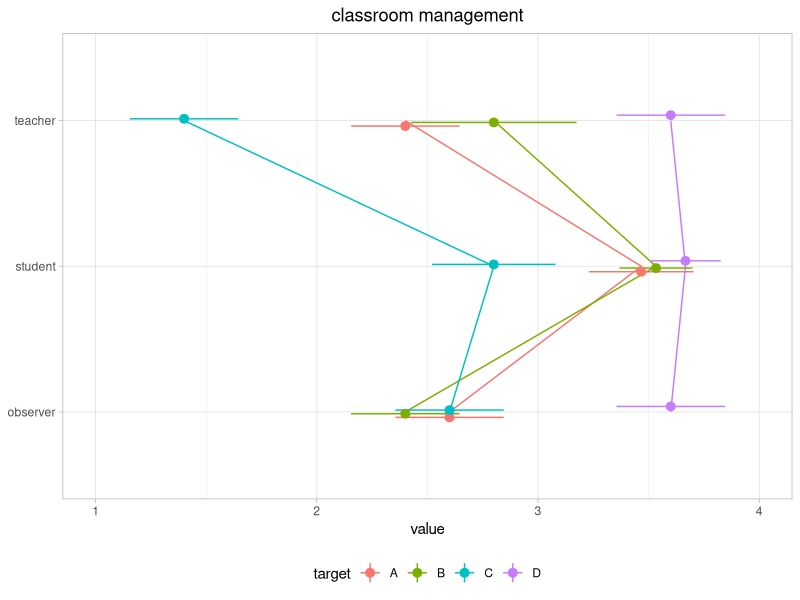

The R source for this figure: (Note: this script raises an error after producing the figure.)
## ---- chunk 1
knitr::opts_chunk$set(echo = TRUE)

### HOW TO PREPARE DATA IN EXCEL ###
# use filter to select only lines with an ID in it 
# (i.e. exclude all empty lines or lines with na, ?, x, etc)
# select all columns except the columns for comments
# copy/paste into a new spreadsheet
# click "save as" and choose file type "tab-delimited-text"
####################################

# load tab delimited text file into R; 
# file should be in a subfolder named "data" for the script to select it
raw.data<-read.table("./data/short_questionnaire_data_2001211.txt",sep="\t", header=T) 


# loading packages
# install.packages("stringr") # install stringr to use the filter() function with text data
library(stringr)

# if a package is not installed on the current machine, it will install it
if (!require(tidyverse)) install.packages('tidyverse'); library(tidyverse)

# suppress "summarize" info. 
# if this line is committed, each table using the summarize function will be accompanied with a warning from the console
options(dplyr.summarise.inform = FALSE)

### checking for missing values
apply(is.na(raw.data), 2, which)

# knock out NAs
raw.data <- raw.data  %>% filter(
  personID != "NA")


# view (raw.data)
# str(raw.data)

## ---- chunk 2

# counting male / female 
sex <- raw.data %>% filter(what == "head")

# # converting column "group" from character into numeric 
# raw.data <- raw.data %>%  mutate(group = as.numeric(as.character(group)))

# demographics, grouped by group, filtered by perspective (N, meanage, max, min age)
raw.data %>% # select data
  filter(perspective == "teacher") %>%
  group_by(group) %>%
  summarise(N = n_distinct(groupID),
            "male" = sum(sex),
            "mean age" = round(mean(age), 2),
            "min age" = min(age),
            "max age" = max(age)
            ) %>% 
  knitr::kable(digits = 2)

## ---- chunk 3

### classroom management session 1 

# filter by parameter variable, i.e. create a subset for each session
km1.data <- raw.data %>% filter(scale == "Klassenmanagement",
                               session == "1")

view (km1.data)

# value sometimes contained text before filtering, we have to convert the numbers to numeric
km1.data <- km1.data %>%  mutate(value = as.numeric(as.character(factor(value))))


# # create  mean, min, max, sd of classroom management
# meankm1 <- mean(km1.data$value)
# minkm1 <- min(km1.data$value)
# maxkm1 <- max(km1.data$value)
# sdkm1 <- sd(km1.data$value)
# Nkm1 <- km1.data %>% summarise(N = n_distinct(personID))
# mdkm1 <- median(km1.data$value)

## ---- chunk 4

km1.data %>% # select data
  group_by(target,perspective) %>%
  summarise(N = n_distinct(personID),
            "mean" = round(mean(value), 2),
            "min" = min(value),
            "max" = max(value),
            "sd" = sd(value),
            "median" = median(value)
            ) %>% 
  knitr::kable(digits = 2)

## ---- chunk 5

# to create error bars, we need to summarize the data in a separate data frame
km1.plot.sd <- km1.data %>%
  group_by(perspective, target, .drop=TRUE) %>%
  summarise(mean = mean(value), n = n(), sd = sd(value), se = sd/sqrt(n), )

# and here comes the long plot
km1.plot<-ggplot(data = km1.plot.sd,
                   aes(x = perspective, y = mean,
                       group = target, colour = target)) +
  geom_line()+
  geom_pointrange(position = position_dodge(0.1), aes(ymin = mean-se, ymax = mean+se))+
  theme_light() +
  ylim(1,4)+
  labs(data = km1.data, y = "value", x = NULL,
       title="classroom management" ,
       subtitle=NULL)+
  theme(legend.position="bottom",
        panel.spacing.x = ,
        plot.title = element_text(hjust = 0.5))+
  scale_x_discrete(labels = function(x) str_wrap(x, width = 55))+
  coord_flip()
km1.plot

## ---- chunk 6

### positive climate and motivation session 1 

# filter by parameter variable, i.e. create a subset for each session
lkm1.data <- raw.data %>% filter(scale == "Lernförderliches Klima und Motivierung",
                               session == "1")

view (lkm1.data)

# value sometimes contained text before filtering, we have to convert the numbers to numeric
lkm1.data <- lkm1.data %>%  mutate(value = as.numeric(as.character(factor(value))))


# # create  mean, min, max, sd of classroom management
# meankm1 <- mean(km1.data$value)
# minkm1 <- min(km1.data$value)
# maxkm1 <- max(km1.data$value)
# sdkm1 <- sd(km1.data$value)
# Nkm1 <- km1.data %>% summarise(N = n_distinct(personID))
# mdkm1 <- median(km1.data$value)

## ---- chunk 7

lkm1.data %>% # select data
  group_by(target,perspective) %>%
  summarise(N = n_distinct(personID),
            "mean" = round(mean(value), 2),
            "min" = min(value),
            "max" = max(value),
            "sd" = sd(value),
            "median" = median(value)
            ) %>% 
  knitr::kable(digits = 2)

## ---- chunk 8

# to create error bars, we need to summarize the data in a separate data frame
lkm1.plot.sd <- lkm1.data %>%
  group_by(perspective, target, .drop=TRUE) %>%
  summarise(mean = mean(value), n = n(), sd = sd(value), se = sd/sqrt(n), )

# and here comes the long plot
lkm1.plot<-ggplot(data = lkm1.plot.sd,
                   aes(x = perspective, y = mean,
                       group = target, colour = target)) +
  geom_line()+
  geom_pointrange(position = position_dodge(0.1), aes(ymin = mean-se, ymax = mean+se))+
  theme_light() +
  ylim(1,4)+
  labs(data = lkm1.data, y = "value", x = NULL,
       title="positive climate and motivation" ,
       subtitle=NULL)+
  theme(legend.position="bottom",
        panel.spacing.x = ,
        plot.title = element_text(hjust = 0.5))+
  scale_x_discrete(labels = function(x) str_wrap(x, width = 55))+
  coord_flip()
lkm1.plot
## ---- chunk 9
lkm1.boxplot <- ggplot() +
              geom_boxplot(data = lkm1.plot.sd, 
                           aes(x = perspective, y = mean), )+ 
  geom_line(data = lkm1.plot.sd, mapping = aes(x = perspective, y = mean)) + 
  geom_jitter(data = lkm1.plot.sd, aes(x = perspective, y = mean, colour = target), size = 2, width = 0.1) +
    scale_y_continuous(breaks = scales::pretty_breaks(n = 5), limits = c(0,4))+
  labs(x="perspective", y="value", title = "positive climate and motivation")+ 
  theme_classic()
lkm1.boxplot

## ---- chunk 10

### clarity and structuredness session 1 

# filter by parameter variable, i.e. create a subset for each session
ks1.data <- raw.data %>% filter(scale == "Klarheit und Strukturiertheit",
                               session == "1")

view (ks1.data)

# value sometimes contained text before filtering, we have to convert the numbers to numeric
ks1.data <- ks1.data %>%  mutate(value = as.numeric(as.character(factor(value))))


# # create  mean, min, max, sd of classroom management
# meankm1 <- mean(km1.data$value)
# minkm1 <- min(km1.data$value)
# maxkm1 <- max(km1.data$value)
# sdkm1 <- sd(km1.data$value)
# Nkm1 <- km1.data %>% summarise(N = n_distinct(personID))
# mdkm1 <- median(km1.data$value)

## ---- chunk 11

ks1.data %>% # select data
  group_by(target,perspective) %>%
  summarise(N = n_distinct(personID),
            "mean" = round(mean(value), 2),
            "min" = min(value),
            "max" = max(value),
            "sd" = sd(value),
            "median" = median(value)
            ) %>% 
  knitr::kable(digits = 2)

## ---- chunk 12

# to create error bars, we need to summarize the data in a separate data frame
ks1.plot.sd <- ks1.data %>%
  group_by(perspective, target, .drop=TRUE) %>%
  summarise(mean = mean(value), n = n(), sd = sd(value), se = sd/sqrt(n), )

# and here comes the long plot
ks1.plot<-ggplot(data = ks1.plot.sd,
                   aes(x = perspective, y = mean,
                       group = target, colour = target)) +
  geom_line()+
  geom_pointrange(position = position_dodge(0.1), aes(ymin = mean-se, ymax = mean+se))+
  theme_light() +
  ylim(1,4)+
  labs(data = ks1.data, y = "value", x = NULL,
       title="clarity and structuredness" ,
       subtitle=NULL)+
  theme(legend.position="bottom",
        panel.spacing.x = ,
        plot.title = element_text(hjust = 0.5))+
  scale_x_discrete(labels = function(x) str_wrap(x, width = 55))+
  coord_flip()
ks1.plot
## ---- chunk 13

### activation and support session 1 

# filter by parameter variable, i.e. create a subset for each session
af1.data <- raw.data %>% filter(scale == "Aktivierung und Förderung",
                               session == "1")

view (af1.data)

# value sometimes contained text before filtering, we have to convert the numbers to numeric
af1.data <- af1.data %>%  mutate(value = as.numeric(as.character(factor(value))))


# # create  mean, min, max, sd of classroom management
# meankm1 <- mean(km1.data$value)
# minkm1 <- min(km1.data$value)
# maxkm1 <- max(km1.data$value)
# sdkm1 <- sd(km1.data$value)
# Nkm1 <- km1.data %>% summarise(N = n_distinct(personID))
# mdkm1 <- median(km1.data$value)

## ---- chunk 14

af1.data %>% # select data
  group_by(target,perspective) %>%
  summarise(N = n_distinct(personID),
            "mean" = round(mean(value), 2),
            "min" = min(value),
            "max" = max(value),
            "sd" = sd(value),
            "median" = median(value)
            ) %>% 
  knitr::kable(digits = 2)

## ---- chunk 15

# to create error bars, we need to summarize the data in a separate data frame
af1.plot.sd <- af1.data %>%
  group_by(perspective, target, .drop=TRUE) %>%
  summarise(mean = mean(value), n = n(), sd = sd(value), se = sd/sqrt(n), )

# and here comes the long plot
af1.plot<-ggplot(data = af1.plot.sd,
                   aes(x = perspective, y = mean,
                       group = target, colour = target)) +
  geom_line()+
  geom_pointrange(position = position_dodge(0.1), aes(ymin = mean-se, ymax = mean+se))+
  theme_light() +
  ylim(1,4)+
  labs(data = af1.data, y = "value", x = NULL,
       title="activation and support" ,
       subtitle=NULL)+
  theme(legend.position="bottom",
        panel.spacing.x = ,
        plot.title = element_text(hjust = 0.5))+
  scale_x_discrete(labels = function(x) str_wrap(x, width = 55))+
  coord_flip()
af1.plot
## ---- chunk 16

### presence: posture and gaze session 1 

# filter by parameter variable, i.e. create a subset for each session
phb1.data <- raw.data %>% filter(scale == "Präsenz/Haltung_Blick",
                               session == "1")

view (phb1.data)

# value sometimes contained text before filtering, we have to convert the numbers to numeric
phb1.data <- phb1.data %>%  mutate(value = as.numeric(as.character(factor(value))))


# # create  mean, min, max, sd of classroom management
# meankm1 <- mean(km1.data$value)
# minkm1 <- min(km1.data$value)
# maxkm1 <- max(km1.data$value)
# sdkm1 <- sd(km1.data$value)
# Nkm1 <- km1.data %>% summarise(N = n_distinct(personID))
# mdkm1 <- median(km1.data$value)

## ---- chunk 17

phb1.data %>% # select data
  group_by(target,perspective) %>%
  summarise(N = n_distinct(personID),
            "mean" = round(mean(value), 2),
            "min" = min(value),
            "max" = max(value),
            "sd" = sd(value),
            "median" = median(value)
            ) %>% 
  knitr::kable(digits = 2)

## ---- chunk 18

# to create error bars, we need to summarize the data in a separate data frame
phb1.plot.sd <- phb1.data %>%
  group_by(perspective, target, .drop=TRUE) %>%
  summarise(mean = mean(value), n = n(), sd = sd(value), se = sd/sqrt(n), )

# and here comes the long plot
phb1.plot<-ggplot(data = phb1.plot.sd,
                   aes(x = perspective, y = mean,
                       group = target, colour = target)) +
  geom_line()+
  geom_pointrange(position = position_dodge(0.1), aes(ymin = mean-se, ymax = mean+se))+
  theme_light() +
  ylim(1,4)+
  labs(data = phb1.data, y = "value", x = NULL,
       title="presence: posture and gaze" ,
       subtitle=NULL)+
  theme(legend.position="bottom",
        panel.spacing.x = ,
        plot.title = element_text(hjust = 0.5))+
  scale_x_discrete(labels = function(x) str_wrap(x, width = 55))+
  coord_flip()
phb1.plot

## ---- chunk 19

### presence: voice session 1 

# filter by parameter variable, i.e. create a subset for each session
ps1.data <- raw.data %>% filter(scale == "Präsenz/Stimme",
                                session == "1")

# value sometimes contained text before filtering, we have to convert the numbers to numeric
ps1.data <- ps1.data %>%  mutate(value = as.numeric(as.character(factor(value))))

# # create  mean, min, max, sd of classroom management
# meankm1 <- mean(km1.data$value)
# minkm1 <- min(km1.data$value)
# maxkm1 <- max(km1.data$value)
# sdkm1 <- sd(km1.data$value)
# Nkm1 <- km1.data %>% summarise(N = n_distinct(personID))
# mdkm1 <- median(km1.data$value)

## ---- chunk 20
# 
# ps1.data %>% # select data
#   group_by(target,perspective) %>%
#   summarise(N = n_distinct(personID),
#             "mean" = round(mean(value), 2),
#             "min" = min(value),
#             "max" = max(value),
#             "sd" = sd(value),
#             "median" = median(value)
#             ) %>% 
#   knitr::kable(digits = 2)

## ---- chunk 21

# # to create error bars, we need to summarize the data in a separate data frame
# ps1.plot.sd <- ps1.data %>%
#   group_by(perspective, target, .drop=TRUE) %>%
#   summarise(mean = mean(value), n = n(), sd = sd(value), se = sd/sqrt(n), )
# 
# # and here comes the long plot
# ps1.plot<-ggplot(data = ps1.plot.sd,
#                    aes(x = perspective, y = mean,
#                        group = target, colour = target)) +
#   geom_line()+
#   geom_pointrange(position = position_dodge(0.1), aes(ymin = mean-se, ymax = mean+se))+
#   theme_light() +
#   ylim(1,4)+
#   labs(data = ps1.data, y = "value", x = NULL,
#        title="presence: voice" ,
#        subtitle=NULL)+
#   theme(legend.position="bottom",
#         panel.spacing.x = ,
#         plot.title = element_text(hjust = 0.5))+
#   scale_x_discrete(labels = function(x) str_wrap(x, width = 55))+
#   coord_flip()
# ps1.plot

## ---- chunk 22

### presence: verbal and non-verbal intervention session 1 

# filter by parameter variable, i.e. create a subset for each session
pi1.data <- raw.data %>% filter(scale == "Präsenz/verbale_nonberbale Intervention",
                               session == "1")

# value sometimes contained text before filtering, we have to convert the numbers to numeric
pi1.data <- pi1.data %>%  mutate(value = as.numeric(as.character(factor(value))))


# # create  mean, min, max, sd of classroom management
# meankm1 <- mean(km1.data$value)
# minkm1 <- min(km1.data$value)
# maxkm1 <- max(km1.data$value)
# sdkm1 <- sd(km1.data$value)
# Nkm1 <- km1.data %>% summarise(N = n_distinct(personID))
# mdkm1 <- median(km1.data$value)

## ---- chunk 23

pi1.data %>% # select data
  group_by(target,perspective) %>%
  summarise(N = n_distinct(personID),
            "mean" = round(mean(value), 2),
            "min" = min(value),
            "max" = max(value),
            "sd" = sd(value),
            "median" = median(value)
            ) %>% 
  knitr::kable(digits = 2)

## ---- chunk 24

# to create error bars, we need to summarize the data in a separate data frame
pi1.plot.sd <- pi1.data %>%
  group_by(perspective, target, .drop=TRUE) %>%
  summarise(mean = mean(value), n = n(), sd = sd(value), se = sd/sqrt(n), )

# and here comes the long plot
pi1.plot<-ggplot(data = pi1.plot.sd,
                   aes(x = perspective, y = mean,
                       group = target, colour = target)) +
  geom_line()+
  geom_pointrange(position = position_dodge(0.1), aes(ymin = mean-se, ymax = mean+se))+
  theme_light() +
  ylim(1,4)+
  labs(data = pi1.data, y = "value", x = NULL,
       title="presence: verbal and non-verbal intervention" ,
       subtitle=NULL)+
  theme(legend.position="bottom",
        panel.spacing.x = ,
        plot.title = element_text(hjust = 0.5))+
  scale_x_discrete(labels = function(x) str_wrap(x, width = 55))+
  coord_flip()
pi1.plot

## ---- chunk 25

### turn taking session 1 

# filter by parameter variable, i.e. create a subset for each session
redeanteil1.data <- raw.data %>% filter(scale == "Redeanteil",
                               session == "1")

# value sometimes contained text before filtering, we have to convert the numbers to numeric
redeanteil1.data <- redeanteil1.data %>%  mutate(value = as.numeric(as.character(factor(value))))


# # create  mean, min, max, sd of classroom management
# meankm1 <- mean(km1.data$value)
# minkm1 <- min(km1.data$value)
# maxkm1 <- max(km1.data$value)
# sdkm1 <- sd(km1.data$value)
# Nkm1 <- km1.data %>% summarise(N = n_distinct(personID))
# mdkm1 <- median(km1.data$value)

## ---- chunk 26

redeanteil1.data %>% # select data
  group_by(target,perspective) %>%
  summarise(N = n_distinct(personID),
            "mean" = round(mean(value), 2),
            "min" = min(value),
            "max" = max(value),
            "sd" = sd(value),
            "median" = median(value)
            ) %>% 
  knitr::kable(digits = 2)

## ---- chunk 27

# to create error bars, we need to summarize the data in a separate data frame
redeanteil1.plot.sd <- redeanteil1.data %>%
  group_by(perspective, target, .drop=TRUE) %>%
  summarise(mean = mean(value), n = n(), sd = sd(value), se = sd/sqrt(n), )

# and here comes the long plot
redeanteil1.plot<-ggplot(data = redeanteil1.plot.sd,
                   aes(x = perspective, y = mean,
                       group = target, colour = target)) +
  geom_line()+
  geom_pointrange(position = position_dodge(0.1), aes(ymin = mean-se, ymax = mean+se))+
  theme_light() +
  ylim(1, 100)+
  labs(data = redeanteil1.data, y = "value", x = NULL,
       title="turn taking" ,
       subtitle=NULL)+
  theme(legend.position="bottom",
        panel.spacing.x = ,
        plot.title = element_text(hjust = 0.5))+
  scale_x_discrete(labels = function(x) str_wrap(x, width = 55))+
  coord_flip()
redeanteil1.plot

## ---- chunk 28

### natural behaviour session 1 

# filter by parameter variable, i.e. create a subset for each session
m1.data <- raw.data %>% filter(scale == "Manipulationsitem",
                               session == "1")


# value sometimes contained text before filtering, we have to convert the numbers to numeric
m1.data <- m1.data %>%  mutate(value = as.numeric(as.character(factor(value))))


# # create  mean, min, max, sd of classroom management
# meankm1 <- mean(km1.data$value)
# minkm1 <- min(km1.data$value)
# maxkm1 <- max(km1.data$value)
# sdkm1 <- sd(km1.data$value)
# Nkm1 <- km1.data %>% summarise(N = n_distinct(personID))
# mdkm1 <- median(km1.data$value)

## ---- chunk 29

m1.data %>% # select data
  group_by(target,perspective) %>%
  summarise(N = n_distinct(personID),
            "mean" = round(mean(value), 2),
            "min" = min(value),
            "max" = max(value),
            "sd" = sd(value),
            "median" = median(value)
            ) %>% 
  knitr::kable(digits = 2)

## ---- chunk 30

# to create error bars, we need to summarize the data in a separate data frame
m1.plot.sd <- m1.data %>%
  group_by(perspective, target, .drop=TRUE) %>%
  summarise(mean = mean(value), n = n(), sd = sd(value), se = sd/sqrt(n), )

# and here comes the long plot
m1.plot<-ggplot(data = m1.plot.sd,
                   aes(x = perspective, y = mean,
                       group = target, colour = target)) +
  geom_line()+
  geom_pointrange(position = position_dodge(0.1), aes(ymin = mean-se, ymax = mean+se))+
  theme_light() +
  ylim(1,4)+
  labs(data = m1.data, y = "value", x = NULL,
       title="natural behaviour" ,
       subtitle=NULL)+
  theme(legend.position="bottom",
        panel.spacing.x = ,
        plot.title = element_text(hjust = 0.5))+
  scale_x_discrete(labels = function(x) str_wrap(x, width = 55))+
  coord_flip()
m1.plot
